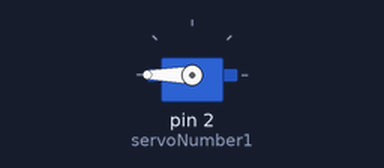
The sketch below on a simulated Arduino Uno, built with avr-gcc and run on an emulated ATmega328P. Parts: servo.

Above: at 0.05 s.
Timing chart, 0 to 4.6 s (numbered marks = the images above):
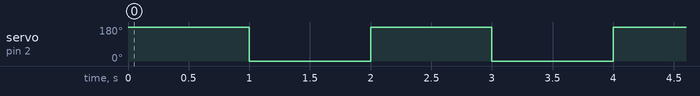

Measured:
- by itself, servo on pin 2 (servoNumber1): alternates 180° for 1.0 s and 0° for 1.0 s

The sketch:

main.ino
```cpp
//  Created by: Jakub Malhotra
//  Created on: October 2023
//  Turns an LED on for one second, then off for one second, repeatedly.

#include <Servo.h>

Servo servoNumber1;

void setup() {
  servoNumber1.attach(2);
  servoNumber1.write(0);
}

void loop() {
  servoNumber1.write(180);
  delay(1000);
  servoNumber1.write(0);
  delay(1000);
}
```
